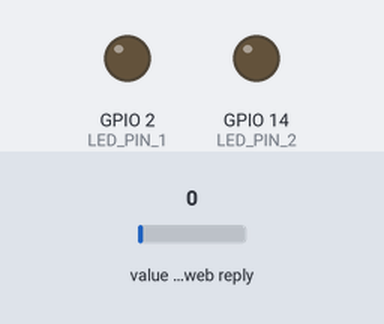
Simulated run of this sketch. Board: ESP32. Shown: output pins drawn as LEDs (lit = HIGH). The test bench sets the inputs (shaded band); at power-on: value in the web reply 0. WiFi joins after 1.5 s; servers stay silent unless stated; the camera gives no picture; web services answer with replies made up by the test bench; what the sketch prints to the serial monitor is not drawn.

Above: at 3.0 s.
3.1 s: value in the web reply set to 2
At 4.3 s:
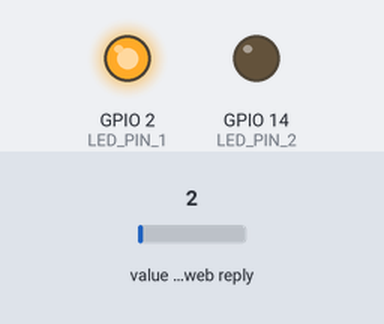
6.4 s: value in the web reply set to 25
At 9.0 s:
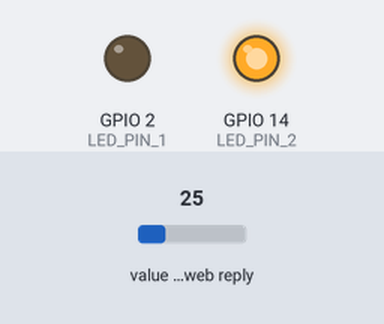
Timing chart, 0 to 10.5 s (numbered marks = the images above; inputs shaded):
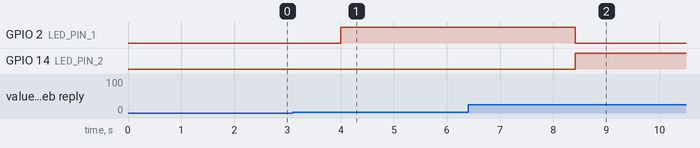

Measured:
- after the input at 3.1 s, GPIO 2 (LED_PIN_1): LOW → HIGH after 0.91 s; GPIO 14 (LED_PIN_2): stays LOW (without the input it goes to HIGH after 0.91 s)
- after the input at 6.4 s, GPIO 2 (LED_PIN_1): HIGH → LOW after 2.0 s; GPIO 14 (LED_PIN_2): LOW → HIGH after 2.0 s

The sketch:

esp32_cam_1.ino
```cpp
#include "esp_camera.h"
#include <WiFi.h>
#include <HTTPClient.h>
#include <esp_http_server.h>
#include <ArduinoJson.h>

//Replace with your network credentials
const char* ssid = "Said";
const char* password = "123456789";

// ThingSpeak details
const char* thingspeak_url = "https://api.thingspeak.com/channels/2576310/feeds.json?api_key=UFEIR9SZB1ZVZIGI&results=1";

// Define the camera pins
#define PWDN_GPIO_NUM    32
#define RESET_GPIO_NUM   -1
#define XCLK_GPIO_NUM    0
#define SIOD_GPIO_NUM    26
#define SIOC_GPIO_NUM    27

#define Y9_GPIO_NUM      35
#define Y8_GPIO_NUM      34
#define Y7_GPIO_NUM      39
#define Y6_GPIO_NUM      36
#define Y5_GPIO_NUM      21
#define Y4_GPIO_NUM      19
#define Y3_GPIO_NUM      18
#define Y2_GPIO_NUM      5
#define VSYNC_GPIO_NUM   25
#define HREF_GPIO_NUM    23
#define PCLK_GPIO_NUM    22

#define LED_PIN_1        2
#define LED_PIN_2        14

httpd_handle_t server = NULL;

static esp_err_t capture_handler(httpd_req_t *req) {
    camera_fb_t * fb = NULL;
    fb = esp_camera_fb_get();
    if (!fb) {
        Serial.println("Camera capture failed");
        httpd_resp_send_500(req);
        return ESP_FAIL;
    }
    httpd_resp_set_type(req, "image/jpeg");
    httpd_resp_send(req, (const char *)fb->buf, fb->len);
    esp_camera_fb_return(fb);
    return ESP_OK;
}

void start_CameraServer() {
    httpd_config_t config = HTTPD_DEFAULT_CONFIG();

    if (httpd_start(&server, &config) == ESP_OK) {
        httpd_uri_t capture_uri = {
            .uri       = "/capture",
            .method    = HTTP_GET,
            .handler   = capture_handler,
            .user_ctx  = NULL
        };
        httpd_register_uri_handler(server, &capture_uri);
        Serial.println("Camera server started");
    } else {
        Serial.println("Failed to start camera server");
    }
}

void stop_CameraServer() {
    if (server != NULL) {
        httpd_stop(server);
        server = NULL;
        Serial.println("Camera server stopped");
    } else {
        Serial.println("Camera server is not running");
    }
}

void setup() {
    Serial.begin(115200);
    Serial.setDebugOutput(true);
    Serial.println();

    // Initialize LED pins
    pinMode(LED_PIN_1, OUTPUT);
    pinMode(LED_PIN_2, OUTPUT);

    camera_config_t config;
    config.ledc_channel = LEDC_CHANNEL_0;
    config.ledc_timer = LEDC_TIMER_0;
    config.pin_d0 = Y2_GPIO_NUM;
    config.pin_d1 = Y3_GPIO_NUM;
    config.pin_d2 = Y4_GPIO_NUM;
    config.pin_d3 = Y5_GPIO_NUM;
    config.pin_d4 = Y6_GPIO_NUM;
    config.pin_d5 = Y7_GPIO_NUM;
    config.pin_d6 = Y8_GPIO_NUM;
    config.pin_d7 = Y9_GPIO_NUM;
    config.pin_xclk = XCLK_GPIO_NUM;
    config.pin_pclk = PCLK_GPIO_NUM;
    config.pin_vsync = VSYNC_GPIO_NUM;
    config.pin_href = HREF_GPIO_NUM;
    config.pin_sscb_sda = SIOD_GPIO_NUM;
    config.pin_sscb_scl = SIOC_GPIO_NUM;
    config.pin_pwdn = PWDN_GPIO_NUM;
    config.pin_reset = RESET_GPIO_NUM;
    config.xclk_freq_hz = 20000000;
    config.pixel_format = PIXFORMAT_JPEG;

    if (psramFound()) {
        config.frame_size = FRAMESIZE_UXGA;
        config.jpeg_quality = 10;
        config.fb_count = 2;
    } else {
        config.frame_size = FRAMESIZE_SVGA;
        config.jpeg_quality = 12;
        config.fb_count = 1;
    }

    // Camera init
    esp_err_t err = esp_camera_init(&config);
    if (err != ESP_OK) {
        Serial.printf("Camera init failed with error 0x%x", err);
        return;
    }

    // Connect to Wi-Fi
    WiFi.begin(ssid, password);
    while (WiFi.status() != WL_CONNECTED) {
        delay(500);
        Serial.print(".");
    }
    Serial.println("");
    Serial.println("WiFi connected");

    start_CameraServer();

    Serial.print("Camera Stream Ready! Go to: http://");
    Serial.print(WiFi.localIP());
    Serial.println("/capture");
}

void loop() {
    // Arrêter le serveur après un certain temps ou un événement spécifique
    delay(2000); // Attendre 5 secondes pour cet exemple
    stop_CameraServer();
    Serial.println("Server stopped");

    // Récupérer les données de ThingSpeak
    HTTPClient http;
    http.begin(thingspeak_url);
    int httpCode = http.GET();
    if (httpCode > 0) {
        String payload = http.getString();
        // Parse JSON data
        DynamicJsonDocument doc(1024);
        DeserializationError error = deserializeJson(doc, payload);
        if (!error) {
            int field1_value = doc["feeds"][0]["field1"].as<int>();
            Serial.println(field1_value);
            if (field1_value == 2) {
                digitalWrite(LED_PIN_1, HIGH);
                digitalWrite(LED_PIN_2, LOW);
            } else {
                digitalWrite(LED_PIN_1, LOW);
                digitalWrite(LED_PIN_2, HIGH);
            }
        } else {
            Serial.println("Failed to parse JSON");
        }
    } else {
        Serial.println("Error retrieving data from ThingSpeak");
    }
    http.end();

    start_CameraServer();
    Serial.println("Server started");
}
```
